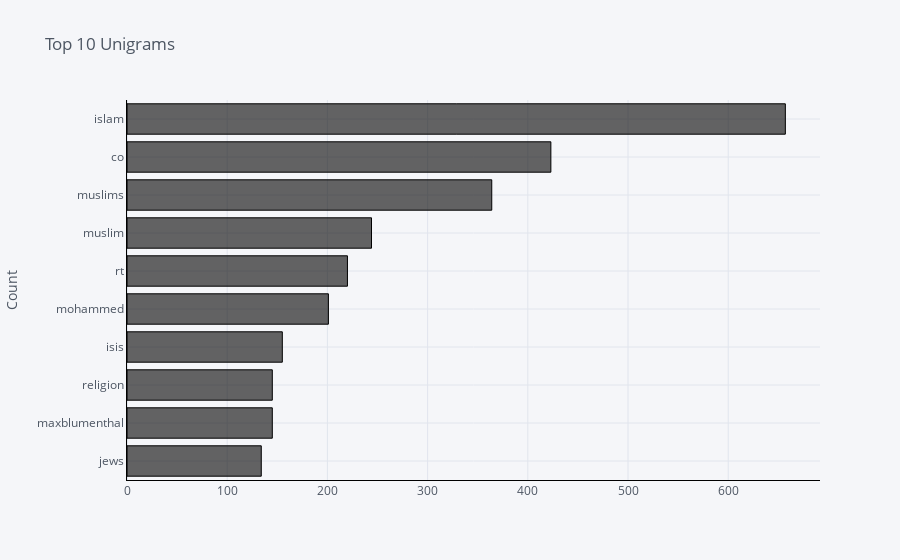
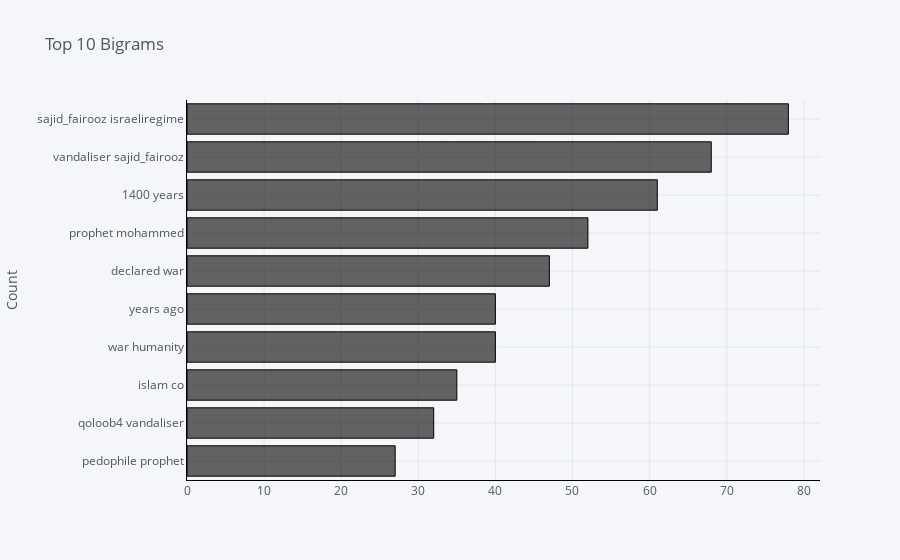

The cell these charts' notebook holds for them, in order:
### Code cell
unigrams = get_top_n_gram(text_race,(1,1),10)
bigrams = get_top_n_gram(text_race,(2,2),10)

Race_1 = pd.DataFrame(unigrams, columns = ['Text' , 'count'])
Race_1.groupby('Text').sum()['count'].sort_values(ascending=True).iplot(
    kind='bar', yTitle='Count', linecolor='black',color='black', title='Top 10 Unigrams',orientation='h')

Race_2 = pd.DataFrame(bigrams, columns = ['Text' , 'count'])
Race_2.groupby('Text').sum()['count'].sort_values(ascending=True).iplot(
    kind='bar', yTitle='Count', linecolor='black',color='black', title='Top 10 Bigrams',orientation='h')

### Figure 1 — Plotly figure (JSON) as saved in the notebook; plotly's stock layout.template omitted (floating-point values rounded to 4 significant figures)
{"data": [{"marker": {"color": "rgba(0, 0, 0, 0.6)", "line": {"color": "rgba(0, 0, 0, 1.0)", "width": 1}}, "name": "count", "orientation": "h", "text": "", "type": "bar", "x": [134, 145, 145, 155, 201, 220, 244, 364, 423, 657], "y": ["jews", "maxblumenthal", "religion", "isis", "mohammed", "rt", "muslim", "muslims", "co", "islam"]}], "layout": {"legend": {"bgcolor": "#F5F6F9", "font": {"color": "#4D5663"}}, "paper_bgcolor": "#F5F6F9", "plot_bgcolor": "#F5F6F9", "title": {"font": {"color": "#4D5663"}, "text": "Top 10 Unigrams"}, "xaxis": {"gridcolor": "#E1E5ED", "linecolor": "black", "showgrid": true, "tickfont": {"color": "#4D5663"}, "title": {"font": {"color": "#4D5663"}, "text": ""}, "zerolinecolor": "#E1E5ED"}, "yaxis": {"gridcolor": "#E1E5ED", "linecolor": "black", "showgrid": true, "tickfont": {"color": "#4D5663"}, "title": {"font": {"color": "#4D5663"}, "text": "Count"}, "zerolinecolor": "#E1E5ED"}}}

### Figure 2 — Plotly figure (JSON) as saved in the notebook; plotly's stock layout.template omitted (floating-point values rounded to 4 significant figures)
{"data": [{"marker": {"color": "rgba(0, 0, 0, 0.6)", "line": {"color": "rgba(0, 0, 0, 1.0)", "width": 1}}, "name": "count", "orientation": "h", "text": "", "type": "bar", "x": [27, 32, 35, 40, 40, 47, 52, 61, 68, 78], "y": ["pedophile prophet", "qoloob4 vandaliser", "islam co", "war humanity", "years ago", "declared war", "prophet mohammed", "1400 years", "vandaliser sajid_fairooz", "sajid_fairooz israeliregime"]}], "layout": {"legend": {"bgcolor": "#F5F6F9", "font": {"color": "#4D5663"}}, "paper_bgcolor": "#F5F6F9", "plot_bgcolor": "#F5F6F9", "title": {"font": {"color": "#4D5663"}, "text": "Top 10 Bigrams"}, "xaxis": {"gridcolor": "#E1E5ED", "linecolor": "black", "showgrid": true, "tickfont": {"color": "#4D5663"}, "title": {"font": {"color": "#4D5663"}, "text": ""}, "zerolinecolor": "#E1E5ED"}, "yaxis": {"gridcolor": "#E1E5ED", "linecolor": "black", "showgrid": true, "tickfont": {"color": "#4D5663"}, "title": {"font": {"color": "#4D5663"}, "text": "Count"}, "zerolinecolor": "#E1E5ED"}}}
